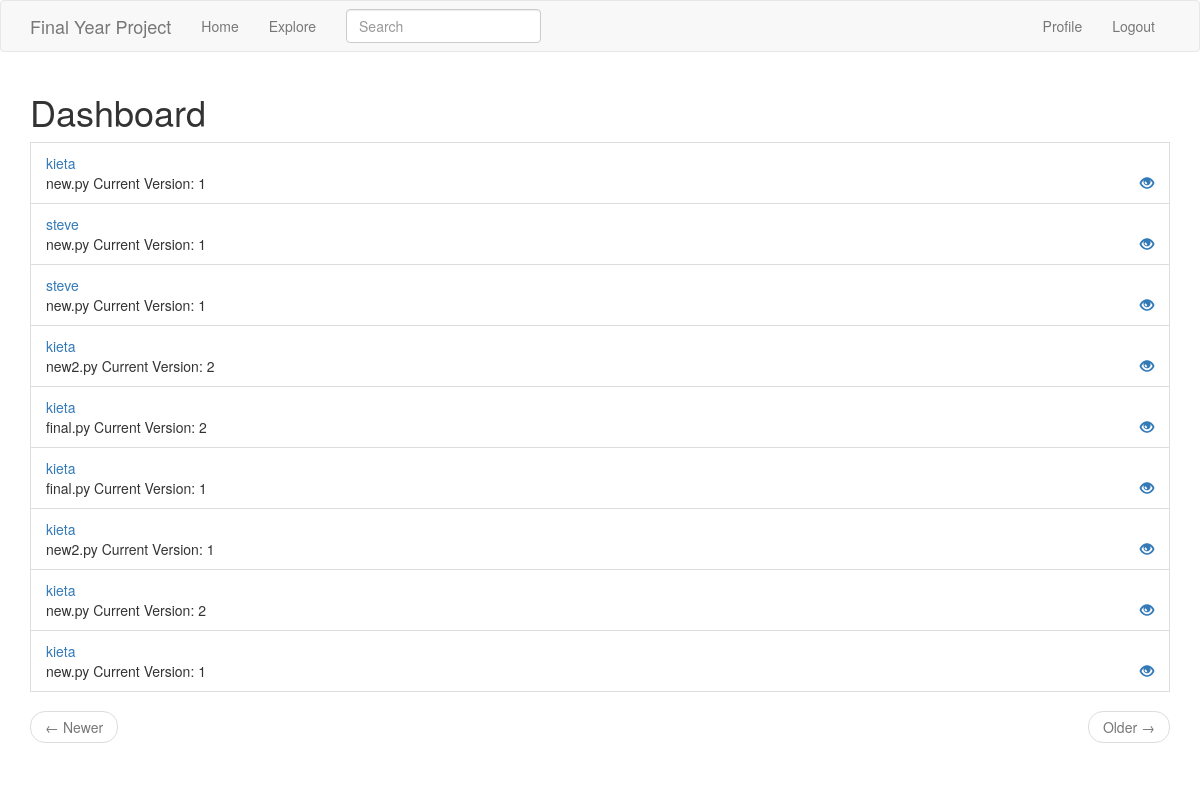
Page /explore (signed in) on the committed database.
### app/models.py (models this page shows, shortened)
class Files( db.Model):
    id = db.Column(db.Integer, primary_key=True)
    title = db.Column(db.String(120))
    body = db.Column(db.String(6000))
    private = db.Column(db.Integer)
    timestamp = db.Column(db.DateTime, index=True, default=datetime.utcnow)
    version = db.Column(db.Integer)
    user_id = db.Column(db.Integer, db.ForeignKey('user.id'))

class User(UserMixin, db.Model):
    id = db.Column(db.Integer, primary_key=True)
    username = db.Column(db.String(64), index=True, unique=True)
    email = db.Column(db.String(120), index=True, unique=True)
    password_hash = db.Column(db.String(128))
    files = db.relationship('Files', backref='author', lazy='dynamic')
    about_me = db.Column(db.String(140))
    last_seen = db.Column(db.DateTime, default=datetime.utcnow)

### app/routes.py (the view)
@app.route('/explore')
@login_required
def explore():
    page = request.args.get('page', 1, type=int)
    files = Files.query.filter_by(private=0).order_by(Files.timestamp.desc()).paginate(
        page, app.config['POSTS_PER_PAGE'], False)
    next_url = url_for('explore', page=files.next_num) \
        if files.has_next else None
    prev_url = url_for('explore', page=files.prev_num) \
        if files.has_prev else None
    return render_template('explore.html', title='Explore', files=files.items,
                           next_url=next_url, prev_url=prev_url)

### app/forms.py
class SearchForm(FlaskForm):
    q = StringField('Search', validators=[DataRequired()])
    def __init__(self, *args, **kwargs):
        if 'formdata' not in kwargs:
            kwargs['formdata'] = request.args
        if 'csrf_enabled' not in kwargs:
            kwargs['csrf_enabled'] = False
        super(SearchForm, self).__init__(*args, **kwargs)

### app/models.py (called while the page is built)
@login.user_loader
def load_user(id):
    return User.query.get(int(id))

### app/routes.py (called while the page is built)
@app.before_request
def before_request():
    if current_user.is_authenticated:
        current_user.last_seen = datetime.utcnow()
        db.session.commit()
        g.search_form = SearchForm()

### app/templates/explore.html (shortened to what this page needs)
{% extends "base.html" %}
{% import 'bootstrap/wtf.html' as wtf %}
{% block app_content %}
    <h1>Dashboard</h1>
    {% for file in files %}
        {% include 'files.html' %}
    {% endfor %}
<nav aria-label="...">
        <ul class="pager">
            <li class="previous{% if not prev_url %} disabled{% endif %}">
                <a href="{{ prev_url or '#' }}">
                    <span aria-hidden="true">&larr;</span> Newer
                </a>
            </li>
            <li class="next{% if not next_url %} disabled{% endif %}">
                <a href="{{ next_url or '#' }}">
                    Older <span aria-hidden="true">&rarr;</span>
                </a>
            </li>
        </ul>
    </nav>
{% endblock %}

### app/templates/files.html (shortened to what this page needs)
<li class="list-group-item">
        <tr>
            <td>
                <a href="{{ url_for('user', username=file.author.username) }}">
                    {{ file.author.username }}
                </a>
                <br>
                {{ file.title }} Current Version: {{ file.version }}
                <div class="pull-right action-buttons">
                <a data-id={{file.id}} onclick="View(this)" ><span class="glyphicon glyphicon-eye-open"></span></a>
                </div>
            </td>
        </tr>
</li>

### rows in the picture
Files: author.username "kieta", title "new.py", version "1"
Files: author.username "steve", title "new.py", version "1"
Files: author.username "steve", title "new.py", version "1"
Files: author.username "kieta", title "new2.py", version "2"
Files: author.username "kieta", title "final.py", version "2"
Files: author.username "kieta", title "final.py", version "1"
Files: author.username "kieta", title "new2.py", version "1"
Files: author.username "kieta", title "new.py", version "2"
Files: author.username "kieta", title "new.py", version "1"
